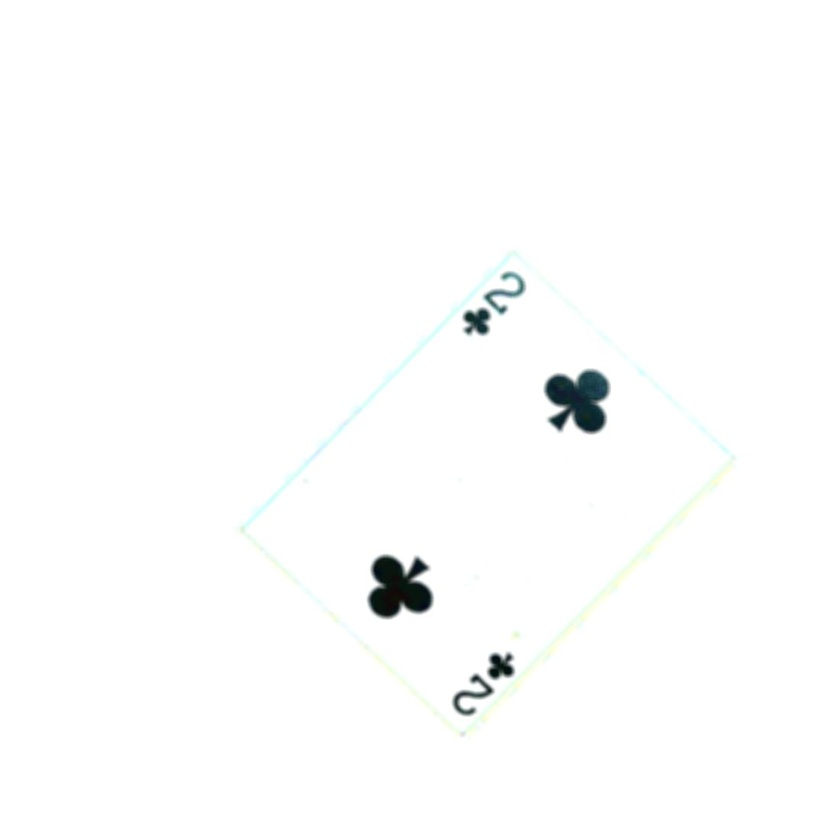
#> input picture YOLO/data/2c.jpg, 840 x 840 px, shrunk from 1100 x 1100 before the run, found by its file name
$ python paste.py
#> lines starting #> are read from the running program, lines starting #| are printed output that depends on the picture
from PIL import Image
til = Image.new("RGB",(1000, 1000), color = 'white')
#> til: PIL image 1000x1000 RGB; every value is 255

card_name = '2c'
im = Image.open('../Data/Images/Post-Processed/' + card_name + '.jpg') #25x25
#> im is the input picture: PIL image 840x840 RGB; mean R, G, B 252.3, 252.7, 252.6

# define an offset at which the image gets pasted.
x_pos = 100
y_pos = 100

til.paste(im, (x_pos ,y_pos))
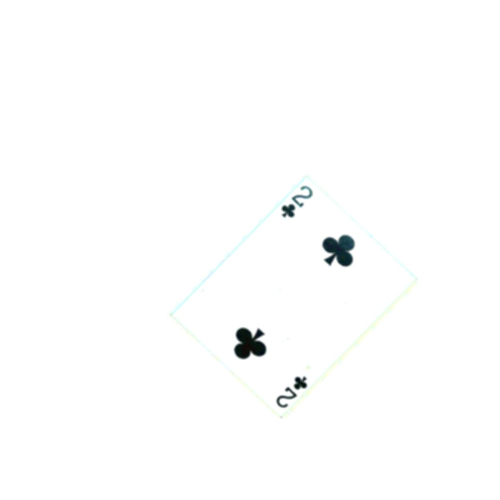
#> til: PIL image 1000x1000 RGB (shown at 1/2 size); mean R, G, B 253.1, 253.4, 253.3

til.save('../Data/Images/pics_on_canvas/' + card_name + '.png')

$ run again, with YOLO/data/6c-29.jpg copied over YOLO/data/2c.jpg
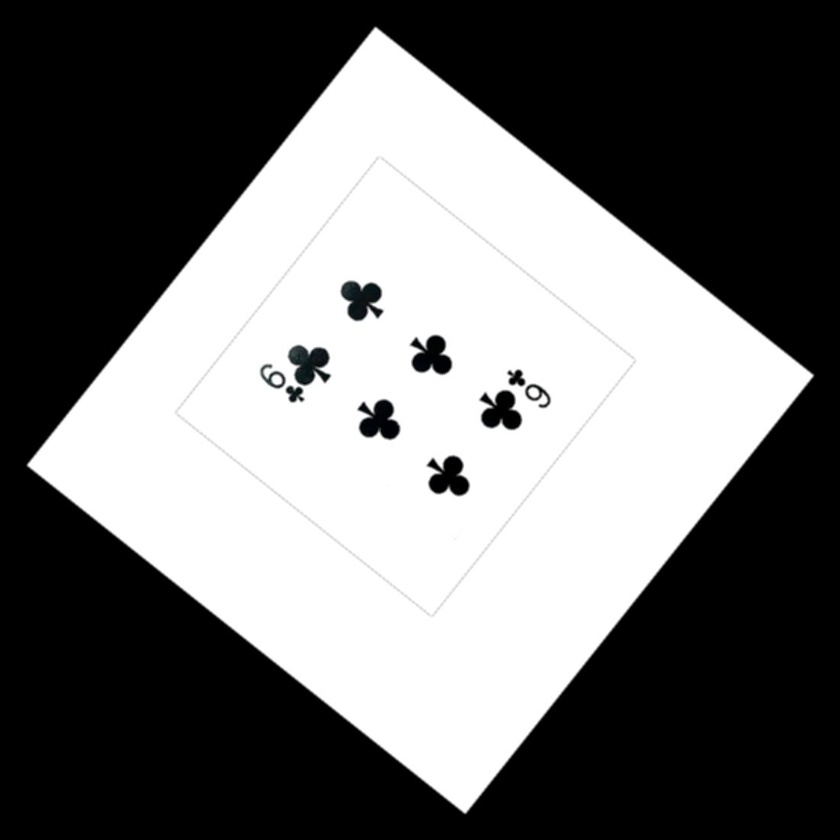
#> input picture YOLO/data/6c-29.jpg, 840 x 840 px, shrunk from 1100 x 1100 before the run, found by its file name
#> im is the input picture: PIL image 840x840 RGB; mean R, G, B 110.8, 110.8, 110.8
#> `til.paste(im, (x_pos ,y_pos))`:
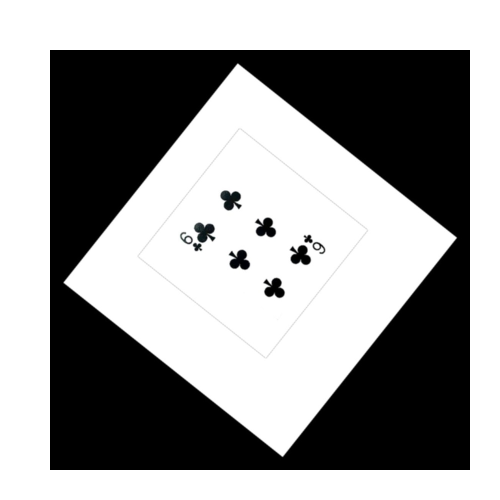
#> til: PIL image 1000x1000 RGB (shown at 1/2 size); mean R, G, B 153.2, 153.3, 153.3
